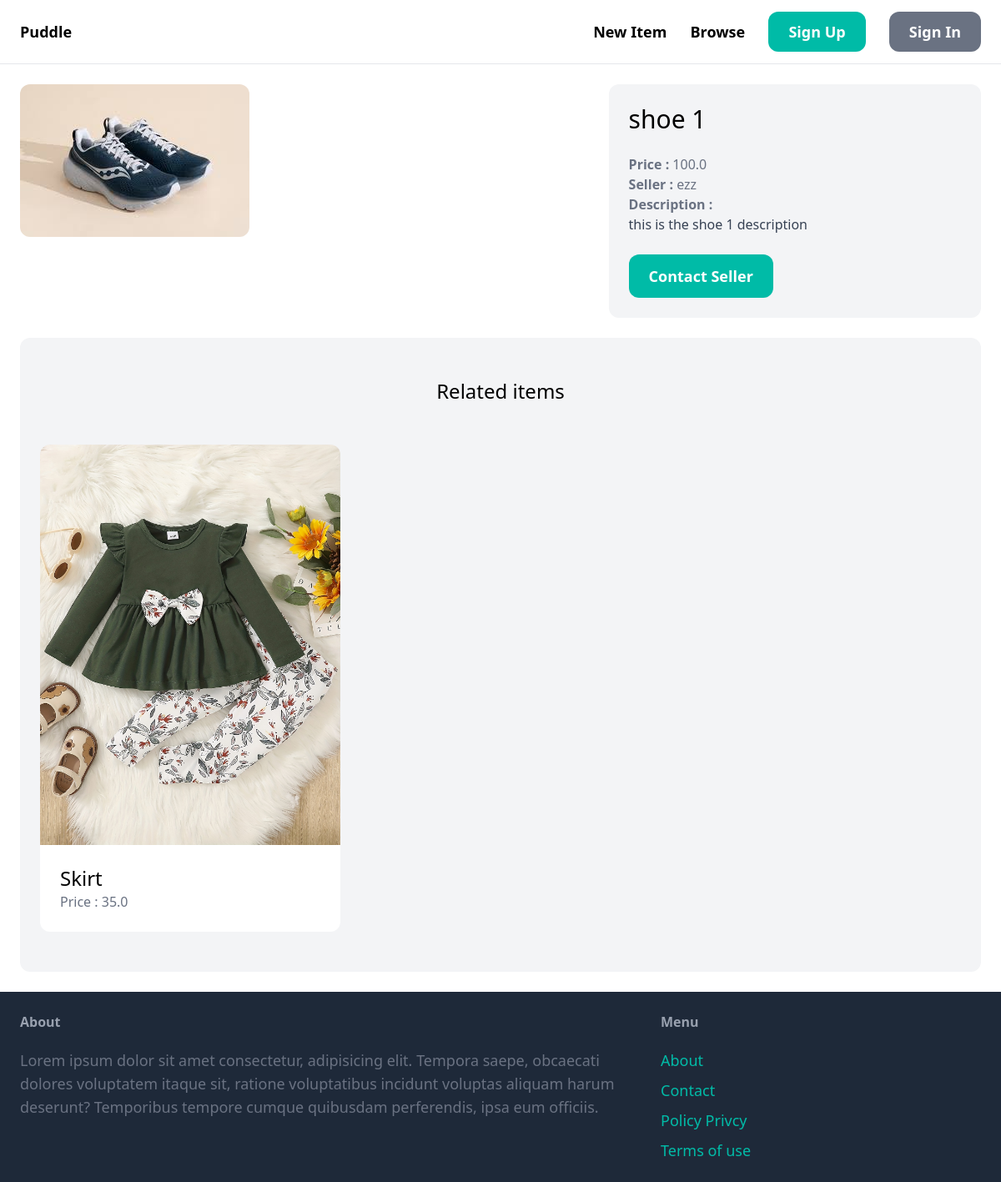
Page /items/1 on the committed database.
### item/models.py (models this page shows, shortened)
class Item(models.Model):
    category = models.ForeignKey(Category , related_name='items' , on_delete=models.CASCADE)
    name = models.CharField(max_length=225)
    description = models.TextField(blank=True , null=True)
    price = models.FloatField()
    image = models.ImageField(upload_to='item_images' , blank=True , null=True)
    is_sold = models.BooleanField(default=False)
    created_by = models.ForeignKey(User , related_name='items' , on_delete=models.CASCADE)
    created_at = models.DateTimeField(auto_now_add=True)

### item/views.py (the view)
# urls.py: path('items/<int:pk>' , detail , name='detail'),
def detail(request , pk):
    item = get_object_or_404(Item , pk=pk)
    related_items = Item.objects.filter(category = item.category , is_sold=False ).exclude(pk=pk)[0:3]
    return render(request , 'item/detail.html', {
        'item' : item,
        'related_items': related_items
    })

### template/item/detail.html (shortened to what this page needs)
{% extends 'core/base.html' %}
{% block content %}
    <div class="grid grid-cols-5 gap-6">
        <div class="col-span-3">
            <img src="{{ item.image.url }}" class="rounded-xl" alt="">
        </div>
        <div class="col-span-2 p-6 bg-gray-100 rounded-xl">
            <h1 class="mb-6 text-3xl">{{ item.name }}</h1>
            <p class="text-gray-500 "><strong>Price : </strong>{{ item.price }}</p>
            <p class="text-gray-500 "><strong>Seller : </strong>{{ item.created_by.username }}</p>
            {% if item.description %}
                <p class="text-gray-700 ">
                    <strong class="text-gray-500">Description : </strong><br>
                    {{ item.description }}
                </p>
            {% endif %}
            {% if request.user == item.created_by %}
            <div class="mt-6 p-6 bg-white rounded-xl">
                <p>This Is Your Item!</p>
                <a href="{% url 'edititem' item.id %}" class="inline-block mt-6 px-6 py-3 text-lg font-semibold bg-teal-500 text-white rounded-xl">Edit</a>
                <a href="{% url 'delete' item.id %}" class="inline-block mt-6 px-6 py-3 text-lg font-semibold bg-red-500 text-white rounded-xl">Delete</a>
            </div>
            {% else %}
            <a href="{% url 'new' item.id %}" class="inline-block mt-6 px-6 py-3 text-lg font-semibold bg-teal-500 text-white rounded-xl hover:bg-teal-700">Contact Seller</a>
            {% endif %}
        </div>
    </div>
    <div class="mt-6 px-6 py-12 bg-gray-100 rounded-xl">
        <h2 class="mb-12 text-2xl text-center">Related items</h2>
        <div class="grid grid-cols-3 gap-3">
            {% for item in related_items %}
                <div>
                    <a href="{% url 'detail'  item.id %}">
                        <div>
                            <img src="{{ item.image.url }}"  class="rounded-t-xl" alt="">
                        </div>
                        <div class="p-6 bg-white rounded-b-xl">
                            <h2 class="text-2xl">{{ item.name }}</h2>
                            <p class="text-gray-500">Price : {{ item.price }}</p>
                        </div>
                    </a>
                </div>
            {% endfor %}
        </div>
    </div>
{%  endblock %}

### rows in the picture
Item: image (picture), name "shoe 1", price "100.0", created_by.username "ezz", description "this is the shoe 1 description"
Item: image (picture), name "Skirt", price "35.0"
